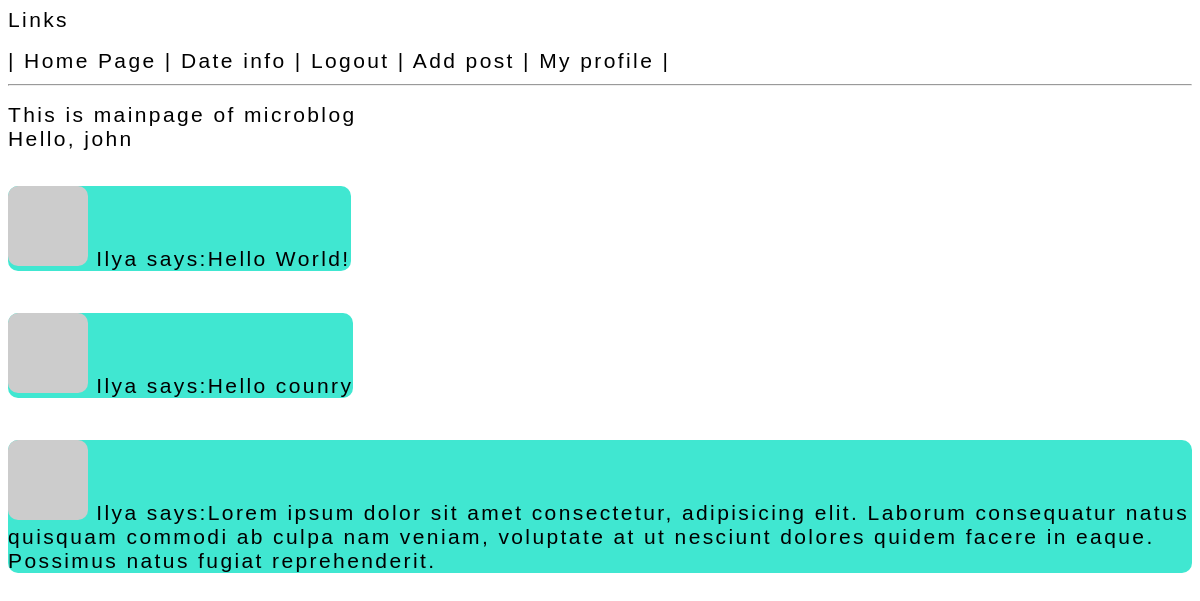
The app's page /index (signed in) with its own data.
### app/models.py (models this page shows, shortened)
class User(db.Model, UserMixin):
    id = db.Column(db.Integer, primary_key=True)
    posts = db.relationship('Post', backref='author', lazy='dynamic')
    username = db.Column(db.String(64), unique=True)
    email = db.Column(db.String(120), unique=True)
    password_hash = db.Column(db.String(128), unique=True)
    about_me = db.Column(db.String(128))
    last_seen = db.Column(db.DateTime, default = datetime.utcnow())
    def get_avatar(self, size):
        hashed_email = md5(self.email.lower().encode('utf-8')).hexdigest()
        return f"https://www.gravatar.com/avatar/{hashed_email}?d=identicon&s={size}"

class Post(db.Model):
    id = db.Column(db.Integer, primary_key=True)
    text = db.Column(db.String(140))
    timestamp = db.Column(db.DateTime, default = datetime.utcnow())
    user_id = db.Column(db.Integer, db.ForeignKey('user.id'))

### app/routes.py (the view)
@my_app.route('/')
@my_app.route('/index')
@login_required
def index():
    all_posts = Post.query.all()
    return render_template("index.html", posts=all_posts)

### app/models.py (called while the page is built)
@login_manager.user_loader
def load_user(id):
    return User.query.get(int(id))

### app/routes.py (called while the page is built)
@my_app.before_request
def before_request():
    if current_user.is_authenticated:
        current_user.last_seen = datetime.datetime.utcnow()
        db.session.commit()

### app/templates/index.html (shortened to what this page needs)
{% include 'links.html' %}
<h1>This is mainpage of microblog
<br>
Hello, {{current_user.username}}</h1>
{%for post in posts%}
  <p class="post"><img src="{{post.author.get_avatar(52)}}" alt="Аватарка"> {{post.author.username}} says:{{post.text}}</p>
{%endfor%}

### app/templates/links.html (shortened to what this page needs)
<html>
    <head>
    </head>
    <body>
      <h2>Links<h2>
      <a href="/index">| Home Page |</a>
      <a href="/date"> Date info |</a>
      {% if current_user.is_anonymous %}
      <a href="/login"> Login |</a>
      <a href="/register">Sign up |</a>
      {% else %}
      <a href="/logout"> Logout |</a>
      <a href="/add_post"> Add post |</a>
      <a href="{{url_for('user', username=current_user.username)}}"> My profile |</a>
      {% endif %}
        <hr>
    </body>
</html>

### app/templates/links.html (style rules this page uses)
* { font-family: "Courier New", Courier, monospace; font-family: "Comic Sans MS", cursive, sans-serif; font-size: 21px; letter-spacing: 2.4px; word-spacing: 0px; color: #000000; font-weight: 400; text-decoration: none solid rgb(68, 68, 68); font-style: normal; font-variant: normal; text-transform: none; }

### app/templates/index.html (style rules this page uses)
body { background-image: url(https://cdn.discordapp.com/attachments/781591422586585099/918877274881806346/1-3.jpg); }
.post { background-color: rgb(64, 231, 209); display: inline-block; }
.post { background-color: rgb(64, 231, 209); display: inline-block; border-radius: 10px; padding-bottom: 0px; box-sizing: border-box; }
img { border-radius: 10px; }

### records on screen
User: username "john"
Post: author.username "Ilya", text "Hello World!"
Post: author.username "Ilya", text "Hello counry"
Post: author.username "Ilya", text "Lorem ipsum dolor sit amet consectetur, adipisicing elit. Laborum consequatur natus quisquam commodi ab culpa nam veniam, voluptate at ut nesciunt dolores quidem facere in eaque. Possimus natus fugiat reprehenderit."
